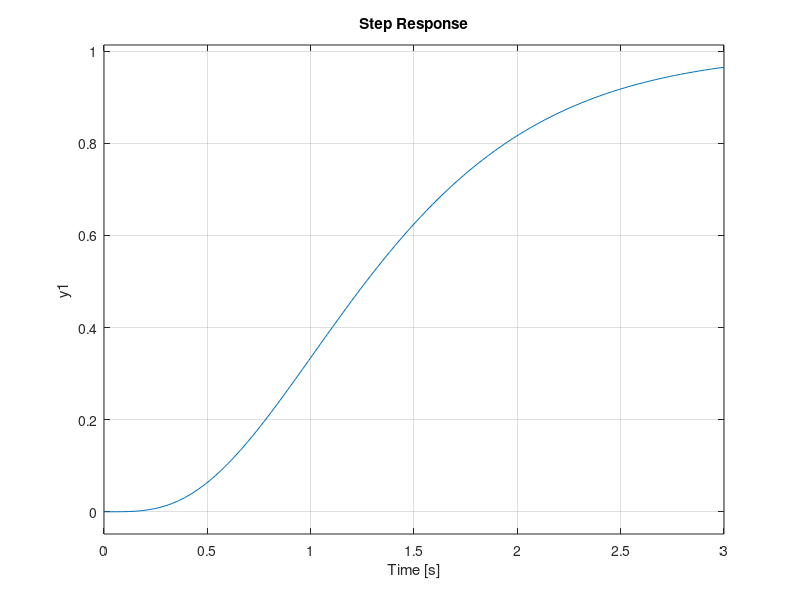

Source code (MATLAB):
%Priyanshu Lathi

%Transfer Function (Open loop)

clc;
clear all;
close all;

G=tf([1],[0.5,0.2])

X=tf([1],[1,0])
Y= G*X

step(G)

G1=tf([1],[0.2,1])
G2=tf([1],[0.3,1])
G3=tf([1],[0.4,1])
G4=tf([1],[0.5,1])

G=G1*G2*G3*G4
X=tf([1],[1,0])

Y= G*X

step(G)